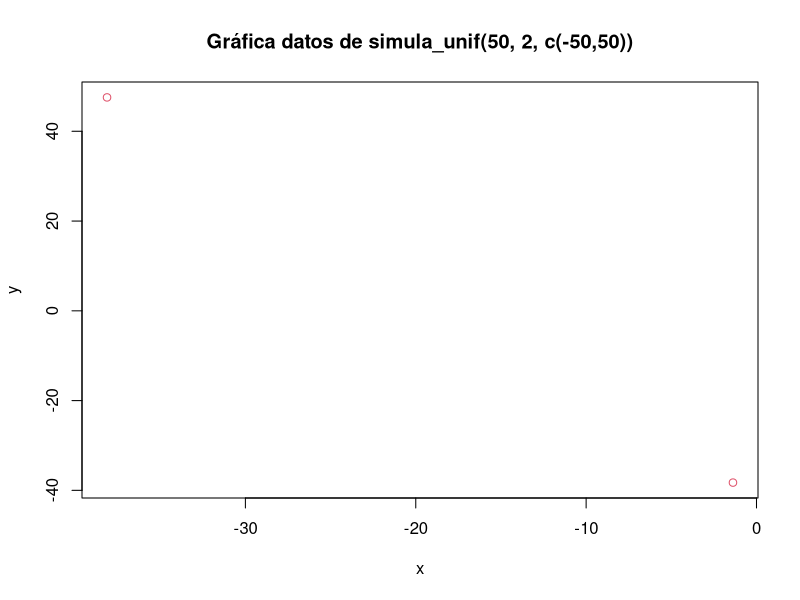
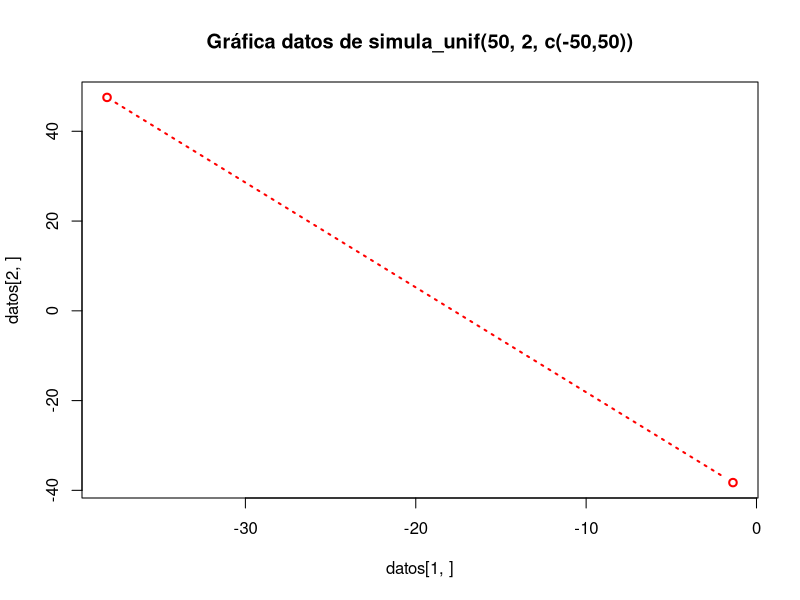
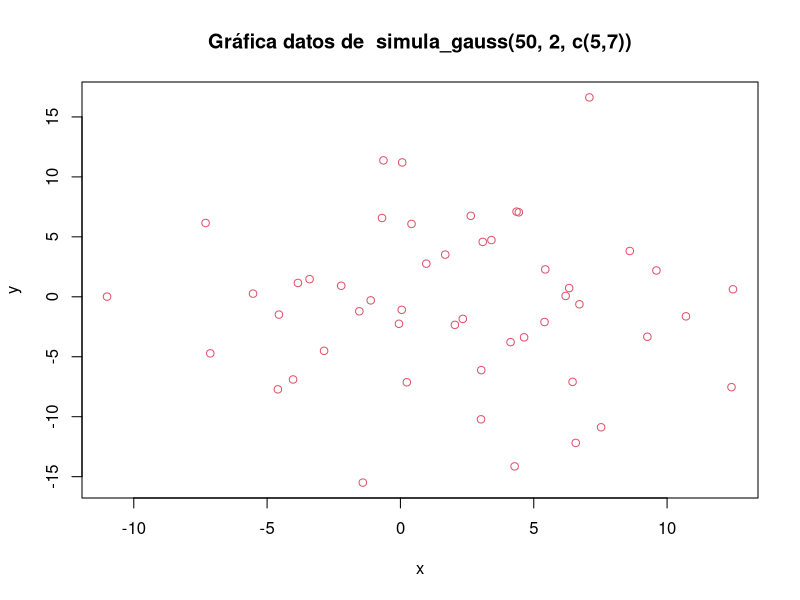
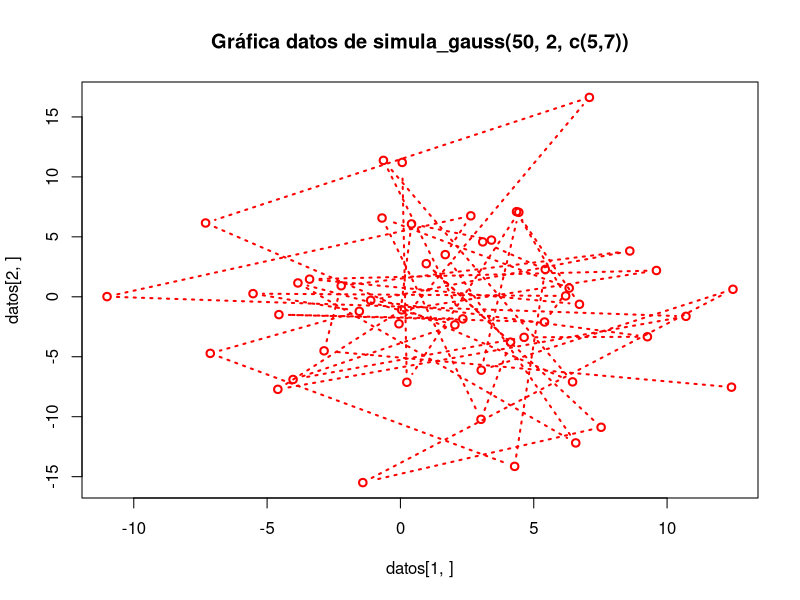
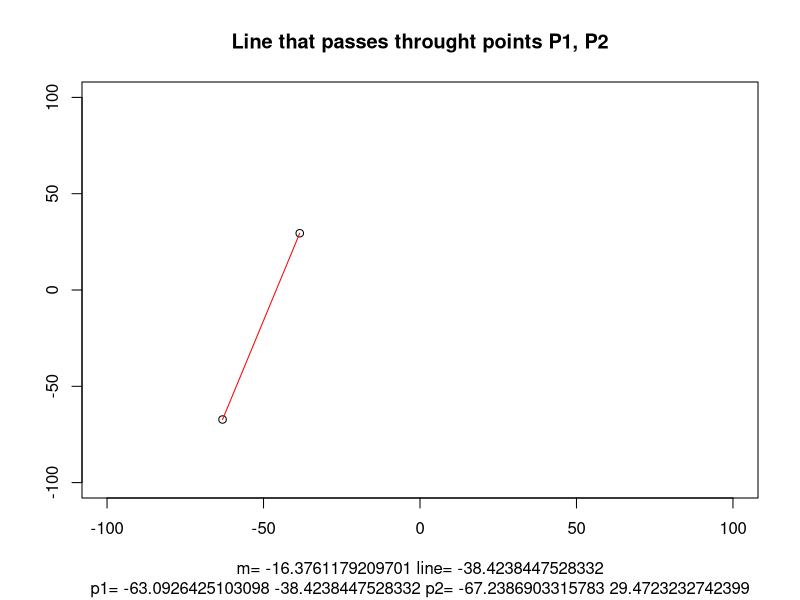
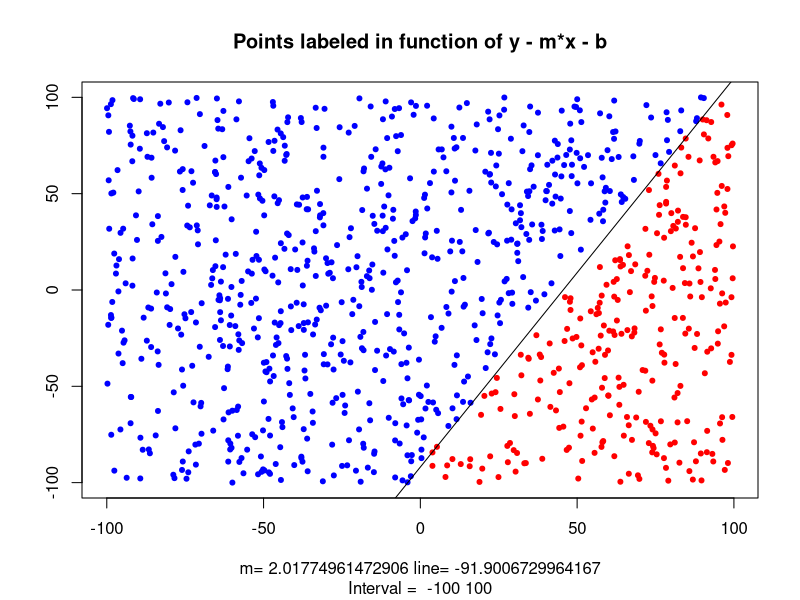

The R source for these figures, in order:
## ---- chunk 1
knitr::opts_chunk$set(echo = TRUE)
set.seed(1000000007)
## ---- chunk 2
simula_unif <- function(N, dimen = 1, rango = c(0:1)) {
  # Generate a list of vectors populated with uniform distributed random numbers
  #
  # Args:
  #   N: Length of the list
  #   dimen: The dimension of each vector in the list
  #   rango: Range to use generating the numbers
  #
  # Returns:
  #   A list of vectors populated randomly
  array(runif(dimen*N, rango[1], rango[2]), dim = c(N, dimen))
}

simula_unif(10, 5, c(10,100))
simula_unif(10, 2)
simula_unif(10)
## ---- chunk 3
simula_gauss <- function(N, dimen = 1, sig = 1){
  # Generate a list of vectors populated using the normal (Gaussian) distribution
  #
  # Args:
  #   N: Length of the list
  #   dimen: The dimension of each vector in the list
  #   sigma: Vector of Standard deviations
  #
  # Returns:
  #   A list of vectors populated randomly
  array(rnorm(dimen*N, sd = sig), dim = c(dimen, N))
}

simula_gauss(10, 5, c(1,2))
## ---- chunk 4
datos = simula_unif(50, 2, c(-50,50)); datos
plot(datos[1,],datos[2,], col=2, xlab="x",ylab="y", 
     main="Gráfica datos de simula_unif(50, 2, c(-50,50))")
plot(datos[1,],datos[2,], col = "red", type = "b", 
     main = "Gráfica datos de simula_unif(50, 2, c(-50,50))", lwd = 2, lty = 3)
## ---- chunk 5
datos = simula_gauss(50, 2, c(5,7)); datos

plot(datos[1,],datos[2,], col=2, xlab="x",ylab="y", 
     main="Gráfica datos de  simula_gauss(50, 2, c(5,7))")
# points(datos[1,],datos[2,])
plot(datos[1,],datos[2,], col = "red", type = "b",
     main = "Gráfica datos de simula_gauss(50, 2, c(5,7))", lwd = 2, lty = 3)
## ---- chunk 6

simula_recta <- function(interval = c(-50, 50)){
  # Computes the slope and intercept values of two points in the given interval
  #
  # Args:
  #   interval: Interval from which to pick to random points
  #
  # Returns:
  #   A vector [m, l, p1, p2] where:
  #     - m is the slope 
  #     - l is the intercept
  #     - p1, p2, are the points randomly selected
  p1 = runif(2, interval[1], interval[2]);
  p2 = runif(2, interval[1], interval[2]);
  
  ## Compute the slope
  m = (p1[2] - p2[2]) / (p1[1] - p2[1])
  
  # Compute y − y1 = m(x − x1)
  line = m * (p1[1] - p2[1]) + p2[2]
  
  c(m, line, p1, p2)
}

interval = c(-100, 100);
result = simula_recta(interval)
m = result[1]
line = result[2]
p1 = c(result[3],result[4])
p2 = c(result[5], result[6])
data = rbind(p1, p2)

plot(interval, interval, type= "n", 
     sub = paste(c("p1=", p1, "p2=", p2), collapse = " "), 
     main = "Line that passes throught points P1, P2",
     xlab = paste(c("m=", m, "line=", line), collapse = " "),
     ylab = "")
points(p1, p2)
lines(p1, p2, lty="solid", col="red")
## ---- chunk 7
interval = c(-100, 100)
# Generate a set of points
x = simula_unif(1000, 2, interval);

fsign <- function(x, y, m, b){
  # Function to label a 2D Point
  y - m*x - b
}

straight = simula_recta(interval)
m = straight[1]
line = straight[2]
p1 = c(straight[3],straight[4])
p2 = c(straight[5], straight[6])

# Apply fsign to each point of the set, each x,y will be passed to fsign
result = mapply(fsign, x[,1], x[,2], m = m, b = line);
# Create a data frame to store the result
data = data.frame(x = x[,1], y = x[,2])
data$Result = c(result)
data$Colour[data$Result<0] = "red"
data$Colour[data$Result>=0] = "blue"

# Draw the result
plot(data$x,data$y, col=data$Colour, pch=20,
     main = "Points labeled in function of y - m*x - b",
     xlab = paste(c("m=", m, "line=", line), collapse = " "),
     sub = paste(c("Interval = ", interval), collapse = " "),
     ylab = "")
abline(line,m)
